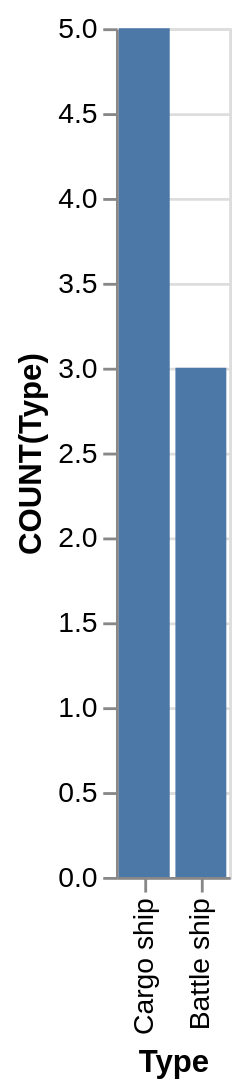

The Vega-Lite source for this figure:
### Vega-Lite specification from a JSON file in a GitHub repository (floating-point values rounded to 4 significant figures)
{"data": {"values": [{"x_data": "Battle ship", "y_data": 3}, {"x_data": "Cargo ship", "y_data": 5}]}, "mark": "bar", "encoding": {"x": {"field": "x_data", "type": "nominal", "title": "Type", "sort": "descending"}, "y": {"field": "y_data", "type": "quantitative", "title": "COUNT(Type)"}}}
